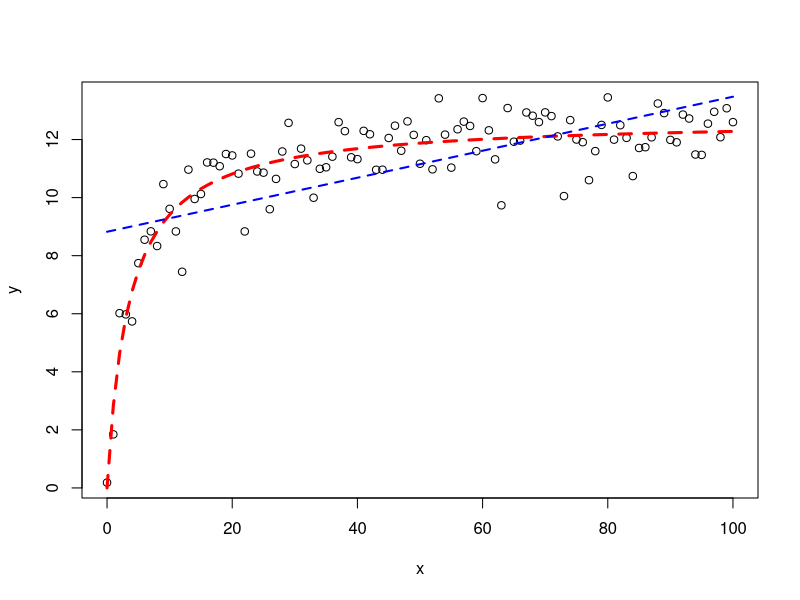

Here is the R script that generated this plot:



#simulate some data
set.seed(1)
x<-seq(0,100,1)
y<-((runif(1,10,20)*x)/(runif(1,0,10)+x))+rnorm(51,0,1)


#***** Simple Linear Regression ********

l_model <- lm( y ~ x )
l_pred <- predict(l_model) 

#get some estimation of goodness of fit
cor(y , l_pred)


#***** Non - Linear Regression ******** 
## Using nls function 

nonlin_model <-nls(y~a*x/(b+x))

#get some estimation of goodness of fit
cor(y,predict(nonlin_model))
### Non-Linear is a better fit: 


# Lets plot it: 
plot(x,y)
lines(x,predict(nonlin_model),lty=2,col="red",lwd=3)
lines(x,predict(l_model) , lty=2, col="blue" , lwd=2)



